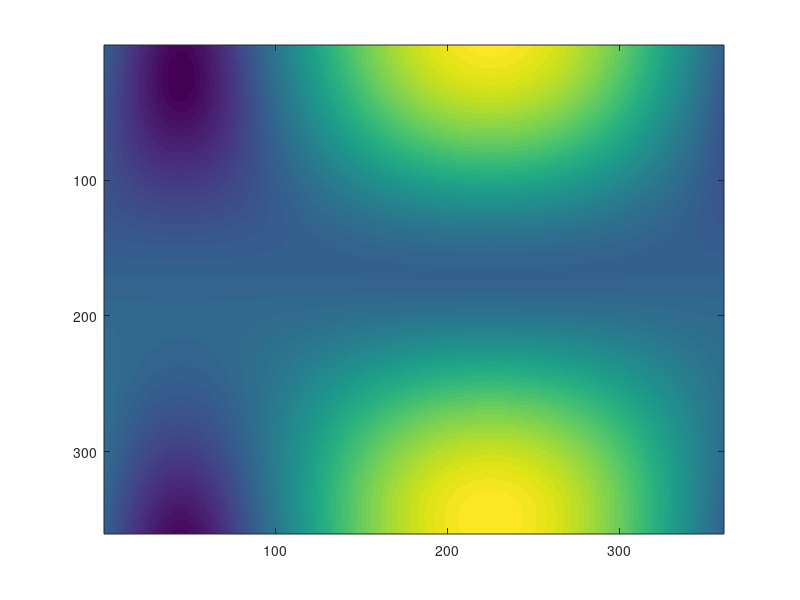

This figure's MATLAB source:
function naloga1()
  %lahko se igraš z drugim theta parametrom za obrat okoli osi
  %nalogaA1();
  %nalogaA2();
  %nalogaB()
  nalogaC()
endfunction

function [A] = dh_joint(parameters)
% INPUT: DH parameters for joint (a, alpha, d, theta)
% OUTPUT: 4x4 homogeneous transformation matrix
A = zeros(4, 4);
A(1, 1) = cos(parameters(4));
A(2, 1) = sin(parameters(4));
A(1, 2) = -sin(parameters(4)) * cos(parameters(2));
A(2, 2) = cos(parameters(4)) * cos(parameters(2));
A(3, 2) = sin(parameters(2));
A(1, 3) = sin(parameters(4)) * sin(parameters(2));
A(2, 3) = -cos(parameters(4)) * sin(parameters(2));
A(3, 3) = cos(parameters(2));
A(1, 4) = parameters(1) * cos(parameters(4));
A(2, 4) = parameters(1) * sin(parameters(4));
A(3, 4) = parameters(3);
A(4, 4) = 1;
endfunction

function [T00, T01, T12, T23] = stan_mod(theta1,theta2,d3)
  %predpostavimo da imamo enak primer kot na vajah torej bo theta pi/2 za oba sklepa
  T00 = [1 0 0 0; 0 1 0 0; 0 0 1 0; 0 0 0 1];
  T01 = dh_joint([0,  pi/2,  5,  theta1]);
  T12 = T01*dh_joint([0,  pi/2,  5,  theta2]);
  T23 = T12*dh_joint([0, 0, d3,  0]);
  
endfunction

function [T00, T01, T12, T23] = antro_mod(theta1,theta2,theta3)
  
  T00 = [1 0 0 0; 0 1 0 0; 0 0 1 0; 0 0 0 1];
  T01 = dh_joint([0,pi/2,3,theta1]);
  T12 = T01*dh_joint([3,0,0,theta2]);
  T23 = T12*dh_joint([3,0,0,theta3]);
  
endfunction

function nalogaA1()
  [T00, T01, T12, T23] = stan_mod(0,0,2);
  T1 = T00(:,4)
  T2 = T01(:,4) 
  T3 = T12(:,4) 
  T4 = T23(:,4) 
  X = [T1(1),T2(1),T3(1),T4(1)];
  Y = [T1(2),T2(2),T3(2),T4(2)];
  Z = [T1(3),T2(3),T3(3),T4(3)];
  plot3(X,Y,Z, 'color', [0,0,0], 'linewidth', 4);
  hold on;
  scatter3(X,Y,Z, 20, [0.5 0.5 0.5]);
  show_system(T01);
  show_system(T12);
  show_system(T23);

endfunction

function nalogaA2()
  %20,-5,-25
  [T00, T01, T12, T23] = antro_mod(0,0,0);
  T1 = T00(:,4)
  T2 = T01(:,4) 
  T3 = T12(:,4)   
  T4 = T23(:,4) 
  X = [T1(1),T2(1),T3(1),T4(1)];
  Y = [T1(2),T2(2),T3(2),T4(2)];
  Z = [T1(3),T2(3),T3(3),T4(3)];
  plot3(X,Y,Z, 'color', [0,0,0], 'linewidth', 4);
  hold on;
  scatter3(X,Y,Z, 20, [0.5 0.5 0.5]);
  show_system(T01);
  show_system(T12);
  show_system(T23);
endfunction

function nalogaB()
  %3.257
  [T00, T01, T12, T23] = antro_mod(0.2,0.1,0.3)
  T1 = [3,3,4,1];
  T2 = T23 .* [0,0,0,1];
  T2f = T2(:,4)
  fin = sqrt((T2f(1)-T1(1))^2 + (T2f(2)-T1(2))^2 + (T2f(3)-T1(3))^2)
endfunction

function nalogaC()
  T1 = [3,3,4,1];
  I = zeros(360,360);
  for x = 1:360
    for y = 1:360
      [T00, T01, T12, T23] = antro_mod((y*pi)/180,0.1,(x*pi)/180);
      T2 = T23 .* [0,0,0,1];
      T2f = T2(:,4);
      fin = sqrt((T2f(1)-T1(1))^2 + (T2f(2)-T1(2))^2 + (T2f(3)-T1(3))^2);
      I(x,y)=fin;
    endfor
  endfor

  figure(1);
  imagesc(I);
  
  %plot3(X,Y,Z, 'color', [0,0,0], 'linewidth', 4);
  %hold on;
  %scatter3(X,Y,Z, 20, [0.5 0.5 0.5]);
  %scatter3(3,3,4, 10, [0.5 0.5 0.5]);
endfunction
